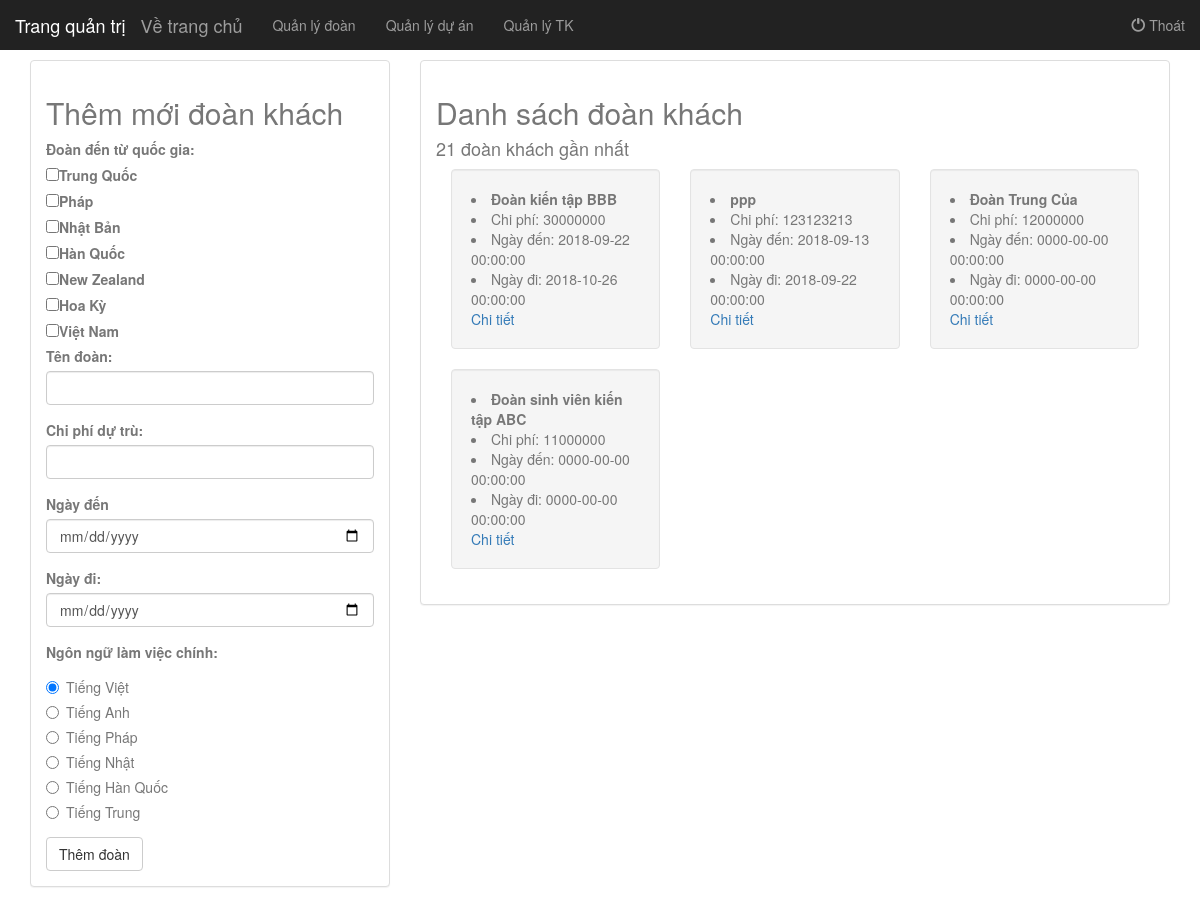
Page /admin/index.php?keyad=doan.php (signed in) on the committed database.
### tables this page shows
CREATE TABLE `quocgia` (
  `qg_id` varchar(255) NOT NULL,
  `qg_ten` varchar(255) NOT NULL
);

CREATE TABLE `doan` (
  `doan_id` int(255) NOT NULL,
  `doan_ten` varchar(255) NOT NULL,
  `doan_chiphidutru` int(255) NOT NULL,
  `doan_thoigianden` datetime NOT NULL,
  `doan_thoigiandi` datetime NOT NULL,
  `doan_ngonngulamviec` varchar(255) NOT NULL
);

### admin/doan.php (the view, shortened to what this page needs)
<div class="row">
  <div class="col-md-4">
  	<div class="panel panel-default">
	  <div class="panel-body">
	  	<h2>Thêm mới đoàn khách</h2>
	  	<form action="" method="POST">
	  		<label>Đoàn đến từ quốc gia:</label><br>
	  		<?php
	  		$sql = "select * from quocgia";
	  		$do = mysqli_query($db,$sql);
	  		while($quocgia = mysqli_fetch_array($do)){
	  			$qgid = $quocgia['qg_id'];
	  			$qgten = $quocgia['qg_ten'];
	  		 ?>
	  		 <input type="checkbox" name="check_list[]" value="<?=$qgid?>"><label> <?=$qgten?></label><br/>
	  		 <?php
	  		}
	  		 ?>
		  <div class="form-group">
		    <label>Tên đoàn:</label>
		    <input type="text" name="name" class="form-control" >
		  </div>
		  <div class="form-group">
		    <label>Chi phí dự trù:</label>
		    <input type="number" name="chiphi" class="form-control" >
		  </div>
		  <div class="form-group">
		    <label>Ngày đến</label>
		    <input type="date" name="ngayden" class="form-control" >
		  </div>
		  <div class="form-group">
		    <label>Ngày đi:</label>
		    <input type="date" name="ngaydi" class="form-control" >
		  </div>
		  <div class="form-group">
		    <label>Ngôn ngữ làm việc chính:</label>
		    <div class="radio">
			  <label><input type="radio" value="Tiếng Việt " name="optradio" checked>Tiếng Việt </label>
			</div>
			<div class="radio">
			  <label><input type="radio" value="Tiếng Anh " name="optradio">Tiếng Anh</label>
			</div>
			<div class="radio">
			  <label><input type="radio" value="Tiếng Pháp " name="optradio">Tiếng Pháp </label>
			</div>
			<div class="radio">
			  <label><input type="radio" value="Tiếng Nhật " name="optradio">Tiếng Nhật</label>
			</div>
			<div class="radio">
			  <label><input type="radio" value="Tiếng Hàn Quốc " name="optradio">Tiếng Hàn Quốc</label>
			</div>
			<div class="radio">
			  <label><input type="radio" value="Tiếng Trung " name="optradio">Tiếng Trung </label>
			</div>
		  </div>
		  <button type="submit" name="btn_themdoan" class="btn btn-default">Thêm đoàn </button>
		</form>
	  </div>
	</div>
  </div>
  <div class="col-md-8">
  	<div class="panel panel-default">
	  <div class="panel-body">
	  	<h2>Danh sách đoàn khách</h2>
	  	<h4>21 đoàn khách gần nhất</h4>
	  	<?php
	  	$listdoan = "select * from doan ORDER BY doan_id DESC limit 0,21";
	  	$querylist = mysqli_query($db,$listdoan);
	  	while($doan = mysqli_fetch_array($querylist)){
	  	$doan_id = $doan['doan_id'];
	  	$doan_ten = $doan['doan_ten'];
	  	$doan_chiphi = $doan['doan_chiphidutru'];
	  	$doan_start = $doan['doan_thoigianden'];
	  	$doan_end = $doan['doan_thoigiandi'];
	  	?>
	  		<div class="col-md-4">
	  		<div class="well">
	  			<li><b><?=$doan_ten?></b></li>
	  			<li>Chi phí: <?=$doan_chiphi?></li>
	  			<li>Ngày đến: <?=$doan_start?></li>
	  			<li>Ngày đi: <?=$doan_end?></li>
	  			<a href="?keyad=chitietdoan.php&doan=<?=$doan_id?>">Chi tiết</a>
	  		</div>
	  		</div>
	  	<?php } ?>
	  </div>
	</div>
  </div>
</div>

### admin/index.php (shortened to what this page needs)
<!DOCTYPE html>
<html>
<head>
    <link rel="stylesheet" href="https://maxcdn.bootstrapcdn.com/bootstrap/3.3.7/css/bootstrap.min.css">
    <link rel="stylesheet" type="text/css" href="../style.css"/>
</head>
<body>
<br><br><br>
<nav class="navbar navbar-inverse navbar-fixed-top" style="z-index: 2; border-radius: 0px; border: none;" data-spy="affix" data-offset-top="530">
<div class="container-fluid">
    <div class="navbar-header">
        <a class="navbar-brand" href="index.php">Trang quản trị</a>
        <a class="navbar-brand" href="../index.php">Về trang chủ</a>
    </div>
    <div class="collapse navbar-collapse" id="myNavbar">
        <?php
        if(isset($_SESSION['admin'])) {
            ?>
            <ul class="nav navbar-nav">
                <li><a href="?keyad=doan.php">Quản lý đoàn </a></li>
                <li><a href="?keyad=duan.php">Quản lý dự án </a></li>
                <li><a href="?keyad=canbo.php">Quản lý TK </a></li>
            </ul>
        <?php
        }
        ?>
        <ul class="nav navbar-nav navbar-right">
            <li><a href="?signoutadmin=1"><span class="glyphicon glyphicon-off"></span> Thoát</a></li>
        </ul>
    </div>
</div>
</nav>
<div class="container">
<?php
$file="login.php";
if(isset($_SESSION['admin'])){
    $file="doan.php";
    if(isset($_GET['keyad'])){
        $file=$_GET['keyad'];
    }
}
include $file;
?>
</div>
</body>
</html>

### style.css (style rules this page uses)
body { color: #777; }

### rows in the picture
quocgia: qg_ten "Trung Quốc"
quocgia: qg_ten "Pháp"
quocgia: qg_ten "Nhật Bản"
quocgia: qg_ten "Hàn Quốc"
quocgia: qg_ten "New Zealand"
quocgia: qg_ten "Hoa Kỳ"
quocgia: qg_ten "Việt Nam"
doan: doan_ten "Đoàn kiến tập BBB", doan_chiphidutru "30000000", doan_thoigianden "2018-09-22 00:00:00", doan_thoigiandi "2018-10-26 00:00:00"
doan: doan_ten "ppp", doan_chiphidutru "123123213", doan_thoigianden "2018-09-13 00:00:00", doan_thoigiandi "2018-09-22 00:00:00"
doan: doan_ten "Đoàn Trung Của", doan_chiphidutru "12000000", doan_thoigianden "0000-00-00 00:00:00", doan_thoigiandi "0000-00-00 00:00:00"
doan: doan_ten "Đoàn sinh viên kiến tập ABC", doan_chiphidutru "11000000", doan_thoigianden "0000-00-00 00:00:00", doan_thoigiandi "0000-00-00 00:00:00"
